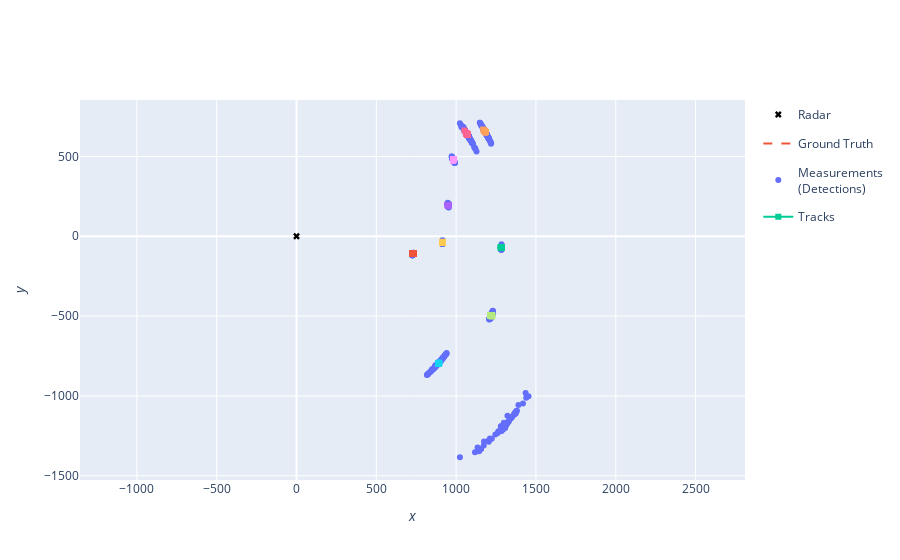

The code cell stored with this chart in its notebook:
### Markdown cell above
## Plot simulation results

### Code cell
from stonesoup.plotter import Plotterly

plotter = Plotterly()
plotter.plot_sensors(radar, "Radar")
plotter.plot_ground_truths(all_truths, [0, 2])
plotter.plot_measurements(all_measurements, [0, 2])
plotter.plot_tracks(all_tracks, [0,2])
plotter.fig

### Figure 1 — Plotly figure (JSON) as saved in the notebook; plotly's stock layout.template omitted (floating-point values rounded to 4 significant figures; data arrays with more than 128 entries replaced by an {"elided": "..."} marker saying what was removed)
{"data": [{"legendgroup": "Radar", "legendrank": 50, "marker": {"color": "black", "symbol": "x"}, "mode": "markers", "name": "Radar", "showlegend": true, "type": "scatter", "x": [0], "y": [0]}, {"legendgroup": "Ground Truth", "legendrank": 100, "line": {"dash": "dash"}, "mode": "lines", "name": "Ground Truth", "showlegend": true, "text": ["GroundTruthState<br>[[1225.4769266 ]\n [-115.38342054]\n [-498.74098766]\n [  22.5081855 ]\n [   0.        ]\n [   0.        ]]<br>2022-11-23 09:30:11.580582<br>index: 0", "GroundTruthState<br>[[1225.36158474]\n [-115.31918698]\n [-498.71853782]\n [  22.37340954]\n [   0.        ]\n [   0.        ]]<br>2022-11-23 09:30:11.581582<br>index: 0", "GroundTruthState<br>[[1225.24630783]\n [-115.29202713]\n [-498.69611521]\n [  22.4286115 ]\n [   0.        ]\n [   0.        ]]<br>2022-11-23 09:30:11.582582<br>index: 0", "GroundTruthState<br>[[1224.0923493 ]\n [-115.44783743]\n [-498.47107865]\n [  22.63276589]\n [   0.        ]\n [   0.        ]]<br>2022-11-23 09:30:11.592582<br>index: 0", "GroundTruthState<br>[[1222.94074516]\n [-114.83654448]\n [-498.24533672]\n [  22.48212185]\n [   0.        ]\n [   0.        ]]<br>2022-11-23 09:30:11.602582<br>index: 0", "GroundTruthState<br>[[1221.79421096]\n [-114.34661674]\n [-498.02418517]\n [  21.73446529]\n [   0.        ]\n [   0.        ]]<br>2022-11-23 09:30:11.612582<br>index: 0", "GroundTruthState<br>[[1220.64935622]\n [-114.50662598]\n [-497.80917732]\n [  21.08102923]\n [   0.        ]\n [   0.        ]]<br>2022-11-23 09:30:11.622582<br>index: 0", "GroundTruthState<br>[[1219.50531421]\n [-114.24786938]\n [-497.6001233 ]\n [  20.96236904]\n [   0.        ]\n [   0.        ]]<br>2022-11-23 09:30:11.632582<br>index: 0", "GroundTruthState<br>[[1218.3611941 ]\n [-114.60092952]\n [-497.38973717]\n [  21.37396833]\n [   0.        ]\n [   0.        ]]<br>2022-11-23 09:30:11.642582<br>index: 0", "GroundTruthState<br>[[1217.21174543]\n [-115.34196466]\n [-497.17957214]\n [  20.80186812]\n [   0.        ]\n [   0.        ]]<br>2022-11-23 09:30:11.652582<br>index: 0", "GroundTruthState<br>[[1216.0586823 ]\n [-115.44475793]\n [-496.97120916]\n [  20.66361262]\n [   0.        ]\n [   0.        ]]<br>2022-11-23 09:30:11.662582<br>index: 0"], "type": "scatter", "x": [1225.0, 1225.0, 1225.0, 1224.0, 1223.0, 1222.0, 1221.0, 1220.0, 1218.0, 1217.0, 1216.0], "y": [-498.7, -498.7, -498.7, -498.5, -498.2, -498.0, -497.8, -497.6, -497.4, -497.2, -497.0]}, {"legendgroup": "Ground Truth", "legendrank": 100, "line": {"dash": "dash"}, "mode": "lines", "name": "Ground Truth", "showlegend": false, "text": ["GroundTruthState<br>[[1180.19847757]\n [  56.42716127]\n [ 653.75181354]\n [ -27.6316479 ]\n [   0.        ]\n [   0.        ]]<br>2022-11-23 09:30:11.580582<br>index: 0", "GroundTruthState<br>[[1180.25491886]\n [  56.49729704]\n [ 653.72413504]\n [ -27.66905176]\n [   0.        ]\n [   0.        ]]<br>2022-11-23 09:30:11.581582<br>index: 0", "GroundTruthState<br>[[1180.31141145]\n [  56.54688743]\n [ 653.69652523]\n [ -27.58200316]\n [   0.        ]\n [   0.        ]]<br>2022-11-23 09:30:11.582582<br>index: 0", "GroundTruthState<br>[[1180.87542955]\n [  56.4249521 ]\n [ 653.4196949 ]\n [ -27.40457992]\n [   0.        ]\n [   0.        ]]<br>2022-11-23 09:30:11.592582<br>index: 0", "GroundTruthState<br>[[1181.43980307]\n [  56.42170098]\n [ 653.14569757]\n [ -27.37342994]\n [   0.        ]\n [   0.        ]]<br>2022-11-23 09:30:11.602582<br>index: 0", "GroundTruthState<br>[[1182.00385836]\n [  56.58160446]\n [ 652.87023959]\n [ -27.61382067]\n [   0.        ]\n [   0.        ]]<br>2022-11-23 09:30:11.612582<br>index: 0", "GroundTruthState<br>[[1182.56997166]\n [  56.43299096]\n [ 652.59397162]\n [ -27.40892918]\n [   0.        ]\n [   0.        ]]<br>2022-11-23 09:30:11.622582<br>index: 0", "GroundTruthState<br>[[1183.1363988 ]\n [  56.77765186]\n [ 652.31838264]\n [ -27.55236508]\n [   0.        ]\n [   0.        ]]<br>2022-11-23 09:30:11.632582<br>index: 0", "GroundTruthState<br>[[1183.70663926]\n [  57.11630157]\n [ 652.04281866]\n [ -27.48903267]\n [   0.        ]\n [   0.        ]]<br>2022-11-23 09:30:11.642582<br>index: 0", "GroundTruthState<br>[[1184.2803219 ]\n [  57.35457594]\n [ 651.76970622]\n [ -27.14427204]\n [   0.        ]\n [   0.        ]]<br>2022-11-23 09:30:11.652582<br>index: 0", "GroundTruthState<br>[[1184.85389284]\n [  57.51998276]\n [ 651.49873224]\n [ -27.07740126]\n [   0.        ]\n [   0.        ]]<br>2022-11-23 09:30:11.662582<br>index: 0"], "type": "scatter", "x": [1180.0, 1180.0, 1180.0, 1181.0, 1181.0, 1182.0, 1183.0, 1183.0, 1184.0, 1184.0, 1185.0], "y": [653.8, 653.7, 653.7, 653.4, 653.1, 652.9, 652.6, 652.3, 652.0, 651.8, 651.5]}, {"legendgroup": "Ground Truth", "legendrank": 100, "line": {"dash": "dash"}, "mode": "lines", "name": "Ground Truth", "showlegend": false, "text": ["GroundTruthState<br>[[1069.74188172]\n [  47.30314699]\n [ 633.87410545]\n [  17.39151123]\n [   0.        ]\n [   0.        ]]<br>2022-11-23 09:30:11.580582<br>index: 0", "GroundTruthState<br>[[1069.78922553]\n [  47.32459943]\n [ 633.89138057]\n [  17.16644961]\n [   0.        ]\n [   0.        ]]<br>2022-11-23 09:30:11.581582<br>index: 0", "GroundTruthState<br>[[1069.83657438]\n [  47.4137765 ]\n [ 633.9084744 ]\n [  17.12712676]\n [   0.        ]\n [   0.        ]]<br>2022-11-23 09:30:11.582582<br>index: 0", "GroundTruthState<br>[[1070.31230669]\n [  47.68931472]\n [ 634.08165526]\n [  17.28183988]\n [   0.        ]\n [   0.        ]]<br>2022-11-23 09:30:11.592582<br>index: 0", "GroundTruthState<br>[[1070.78958355]\n [  47.6021153 ]\n [ 634.25518662]\n [  17.39247639]\n [   0.        ]\n [   0.        ]]<br>2022-11-23 09:30:11.602582<br>index: 0", "GroundTruthState<br>[[1071.26372307]\n [  47.42156787]\n [ 634.42957025]\n [  17.50951672]\n [   0.        ]\n [   0.        ]]<br>2022-11-23 09:30:11.612582<br>index: 0", "GroundTruthState<br>[[1071.73867433]\n [  47.59952985]\n [ 634.60542922]\n [  17.94357786]\n [   0.        ]\n [   0.        ]]<br>2022-11-23 09:30:11.622582<br>index: 0", "GroundTruthState<br>[[1072.21436826]\n [  47.49321288]\n [ 634.79045948]\n [  18.65136692]\n [   0.        ]\n [   0.        ]]<br>2022-11-23 09:30:11.632582<br>index: 0", "GroundTruthState<br>[[1072.68980774]\n [  47.46916362]\n [ 634.97913129]\n [  18.78105832]\n [   0.        ]\n [   0.        ]]<br>2022-11-23 09:30:11.642582<br>index: 0", "GroundTruthState<br>[[1073.16481389]\n [  47.49105948]\n [ 635.16769993]\n [  18.93230209]\n [   0.        ]\n [   0.        ]]<br>2022-11-23 09:30:11.652582<br>index: 0", "GroundTruthState<br>[[1073.64070066]\n [  47.48019463]\n [ 635.35592698]\n [  18.91254841]\n [   0.        ]\n [   0.        ]]<br>2022-11-23 09:30:11.662582<br>index: 0"], "type": "scatter", "x": [1070.0, 1070.0, 1070.0, 1070.0, 1071.0, 1071.0, 1072.0, 1072.0, 1073.0, 1073.0, 1074.0], "y": [633.9, 633.9, 633.9, 634.1, 634.3, 634.4, 634.6, 634.8, 635.0, 635.2, 635.4]}, {"legendgroup": "Ground Truth", "legendrank": 100, "line": {"dash": "dash"}, "mode": "lines", "name": "Ground Truth", "showlegend": false, "text": ["GroundTruthState<br>[[1279.98715282]\n [  56.27767919]\n [ -70.26644464]\n [ -12.67914798]\n [   0.        ]\n [   0.        ]]<br>2022-11-23 09:30:11.580582<br>index: 0", "GroundTruthState<br>[[1280.04350383]\n [  56.47237406]\n [ -70.27918915]\n [ -12.8353021 ]\n [   0.        ]\n [   0.        ]]<br>2022-11-23 09:30:11.581582<br>index: 0", "GroundTruthState<br>[[1280.10000245]\n [  56.49972852]\n [ -70.29195918]\n [ -12.67727051]\n [   0.        ]\n [   0.        ]]<br>2022-11-23 09:30:11.582582<br>index: 0", "GroundTruthState<br>[[1280.66345507]\n [  55.92385871]\n [ -70.41862269]\n [ -12.51863262]\n [   0.        ]\n [   0.        ]]<br>2022-11-23 09:30:11.592582<br>index: 0", "GroundTruthState<br>[[1281.22374682]\n [  55.98106885]\n [ -70.54288402]\n [ -12.35602648]\n [   0.        ]\n [   0.        ]]<br>2022-11-23 09:30:11.602582<br>index: 0", "GroundTruthState<br>[[1281.78176062]\n [  55.88231119]\n [ -70.66626016]\n [ -12.44735516]\n [   0.        ]\n [   0.        ]]<br>2022-11-23 09:30:11.612582<br>index: 0", "GroundTruthState<br>[[1282.34157042]\n [  55.96192859]\n [ -70.79073734]\n [ -12.35997707]\n [   0.        ]\n [   0.        ]]<br>2022-11-23 09:30:11.622582<br>index: 0", "GroundTruthState<br>[[1282.89954187]\n [  55.84400526]\n [ -70.9144604 ]\n [ -12.18487054]\n [   0.        ]\n [   0.        ]]<br>2022-11-23 09:30:11.632582<br>index: 0", "GroundTruthState<br>[[1283.45791405]\n [  55.78900721]\n [ -71.03074178]\n [ -11.32431246]\n [   0.        ]\n [   0.        ]]<br>2022-11-23 09:30:11.642582<br>index: 0", "GroundTruthState<br>[[1284.01591463]\n [  55.65138199]\n [ -71.1437321 ]\n [ -11.16907217]\n [   0.        ]\n [   0.        ]]<br>2022-11-23 09:30:11.652582<br>index: 0", "GroundTruthState<br>[[1284.57131629]\n [  55.64468362]\n [ -71.25934566]\n [ -11.64739436]\n [   0.        ]\n [   0.        ]]<br>2022-11-23 09:30:11.662582<br>index: 0"], "type": "scatter", "x": [1280.0, 1280.0, 1280.0, 1281.0, 1281.0, 1282.0, 1282.0, 1283.0, 1283.0, 1284.0, 1285.0], "y": [-70.27, -70.28, -70.29, -70.42, -70.54, -70.67, -70.79, -70.91, -71.03, -71.14, -71.26]}, {"legendgroup": "Ground Truth", "legendrank": 100, "line": {"dash": "dash"}, "mode": "lines", "name": "Ground Truth", "showlegend": false, "text": ["GroundTruthState<br>[[916.45498542]\n [-38.71269034]\n [-37.12969054]\n [ -9.74292833]\n [  0.        ]\n [  0.        ]]<br>2022-11-23 09:30:11.580582<br>index: 0", "GroundTruthState<br>[[916.41625069]\n [-38.76543922]\n [-37.13945097]\n [ -9.72185106]\n [  0.        ]\n [  0.        ]]<br>2022-11-23 09:30:11.581582<br>index: 0", "GroundTruthState<br>[[916.37737832]\n [-38.94683841]\n [-37.14917482]\n [ -9.80609934]\n [  0.        ]\n [  0.        ]]<br>2022-11-23 09:30:11.582582<br>index: 0", "GroundTruthState<br>[[915.98771255]\n [-38.81644813]\n [-37.24330092]\n [ -9.33796527]\n [  0.        ]\n [  0.        ]]<br>2022-11-23 09:30:11.592582<br>index: 0", "GroundTruthState<br>[[915.59863078]\n [-39.34958945]\n [-37.3358031 ]\n [ -9.30606812]\n [  0.        ]\n [  0.        ]]<br>2022-11-23 09:30:11.602582<br>index: 0", "GroundTruthState<br>[[915.20430042]\n [-39.71104053]\n [-37.43153887]\n [-10.09329904]\n [  0.        ]\n [  0.        ]]<br>2022-11-23 09:30:11.612582<br>index: 0", "GroundTruthState<br>[[914.81223733]\n [-38.90712104]\n [-37.5336052 ]\n [-10.42171526]\n [  0.        ]\n [  0.        ]]<br>2022-11-23 09:30:11.622582<br>index: 0", "GroundTruthState<br>[[914.42405899]\n [-38.66066484]\n [-37.63738761]\n [-10.23066732]\n [  0.        ]\n [  0.        ]]<br>2022-11-23 09:30:11.632582<br>index: 0", "GroundTruthState<br>[[914.03833931]\n [-38.36605331]\n [-37.74139251]\n [-10.53481393]\n [  0.        ]\n [  0.        ]]<br>2022-11-23 09:30:11.642582<br>index: 0", "GroundTruthState<br>[[913.65388223]\n [-38.64216718]\n [-37.84914959]\n [-10.95227551]\n [  0.        ]\n [  0.        ]]<br>2022-11-23 09:30:11.652582<br>index: 0", "GroundTruthState<br>[[913.26700589]\n [-38.64866812]\n [-37.95725631]\n [-10.89084332]\n [  0.        ]\n [  0.        ]]<br>2022-11-23 09:30:11.662582<br>index: 0"], "type": "scatter", "x": [916.5, 916.4, 916.4, 916.0, 915.6, 915.2, 914.8, 914.4, 914.0, 913.7, 913.3], "y": [-37.13, -37.14, -37.15, -37.24, -37.34, -37.43, -37.53, -37.64, -37.74, -37.85, -37.96]}, {"legendgroup": "Ground Truth", "legendrank": 100, "line": {"dash": "dash"}, "mode": "lines", "name": "Ground Truth", "showlegend": false, "text": ["GroundTruthState<br>[[ 1303.71977253]\n [   25.12704879]\n [-1192.76455668]\n [   80.49265544]\n [    0.        ]\n [    0.        ]]<br>2022-11-23 09:30:11.580582<br>index: 0", "GroundTruthState<br>[[ 1303.74493192]\n [   25.2375707 ]\n [-1192.6840581 ]\n [   80.56701708]\n [    0.        ]\n [    0.        ]]<br>2022-11-23 09:30:11.581582<br>index: 0", "GroundTruthState<br>[[ 1303.77019909]\n [   25.30682578]\n [-1192.60347228]\n [   80.64332076]\n [    0.        ]\n [    0.        ]]<br>2022-11-23 09:30:11.582582<br>index: 0", "GroundTruthState<br>[[ 1304.02337003]\n [   25.35987046]\n [-1191.79714029]\n [   80.56505862]\n [    0.        ]\n [    0.        ]]<br>2022-11-23 09:30:11.592582<br>index: 0", "GroundTruthState<br>[[ 1304.27842303]\n [   25.83130166]\n [-1190.99149969]\n [   80.42535801]\n [    0.        ]\n [    0.        ]]<br>2022-11-23 09:30:11.602582<br>index: 0", "GroundTruthState<br>[[ 1304.53579004]\n [   25.75922526]\n [-1190.18857301]\n [   80.4662668 ]\n [    0.        ]\n [    0.        ]]<br>2022-11-23 09:30:11.612582<br>index: 0", "GroundTruthState<br>[[ 1304.79440679]\n [   25.97159837]\n [-1189.38618967]\n [   80.2080393 ]\n [    0.        ]\n [    0.        ]]<br>2022-11-23 09:30:11.622582<br>index: 0", "GroundTruthState<br>[[ 1305.05638394]\n [   26.28120536]\n [-1188.58530624]\n [   80.00325261]\n [    0.        ]\n [    0.        ]]<br>2022-11-23 09:30:11.632582<br>index: 0", "GroundTruthState<br>[[ 1305.31883831]\n [   26.39821617]\n [-1187.78438989]\n [   80.33895333]\n [    0.        ]\n [    0.        ]]<br>2022-11-23 09:30:11.642582<br>index: 0", "GroundTruthState<br>[[ 1305.58629839]\n [   26.82225024]\n [-1186.98282069]\n [   80.35134337]\n [    0.        ]\n [    0.        ]]<br>2022-11-23 09:30:11.652582<br>index: 0", "GroundTruthState<br>[[ 1305.85511643]\n [   27.06270721]\n [-1186.17958301]\n [   80.1012058 ]\n [    0.        ]\n [    0.        ]]<br>2022-11-23 09:30:11.662582<br>index: 0"], "type": "scatter", "x": [1304.0, 1304.0, 1304.0, 1304.0, 1304.0, 1305.0, 1305.0, 1305.0, 1305.0, 1306.0, 1306.0], "y": [-1193.0, -1193.0, -1193.0, -1192.0, -1191.0, -1190.0, -1189.0, -1189.0, -1188.0, -1187.0, -1186.0]}, {"legendgroup": "Ground Truth", "legendrank": 100, "line": {"dash": "dash"}, "mode": "lines", "name": "Ground Truth", "showlegend": false, "text": ["GroundTruthState<br>[[ 892.56961217]\n [ -34.97998942]\n [-794.91506905]\n [   5.81762775]\n [   0.        ]\n [   0.        ]]<br>2022-11-23 09:30:11.580582<br>index: 0", "GroundTruthState<br>[[ 892.53459187]\n [ -35.08430529]\n [-794.90929808]\n [   5.75532006]\n [   0.        ]\n [   0.        ]]<br>2022-11-23 09:30:11.581582<br>index: 0", "GroundTruthState<br>[[ 892.49957231]\n [ -34.96872703]\n [-794.90351941]\n [   5.86267977]\n [   0.        ]\n [   0.        ]]<br>2022-11-23 09:30:11.582582<br>index: 0", "GroundTruthState<br>[[ 892.14883672]\n [ -35.00785782]\n [-794.84650071]\n [   5.57477359]\n [   0.        ]\n [   0.        ]]<br>2022-11-23 09:30:11.592582<br>index: 0", "GroundTruthState<br>[[ 891.79900105]\n [ -34.80324518]\n [-794.7922694 ]\n [   5.39463606]\n [   0.        ]\n [   0.        ]]<br>2022-11-23 09:30:11.602582<br>index: 0", "GroundTruthState<br>[[ 891.44829917]\n [ -35.56325514]\n [-794.73928944]\n [   5.41371086]\n [   0.        ]\n [   0.        ]]<br>2022-11-23 09:30:11.612582<br>index: 0", "GroundTruthState<br>[[ 891.09395986]\n [ -35.32998621]\n [-794.68498215]\n [   5.3435457 ]\n [   0.        ]\n [   0.        ]]<br>2022-11-23 09:30:11.622582<br>index: 0", "GroundTruthState<br>[[ 890.74256496]\n [ -34.81589636]\n [-794.63001653]\n [   5.41966857]\n [   0.        ]\n [   0.        ]]<br>2022-11-23 09:30:11.632582<br>index: 0", "GroundTruthState<br>[[ 890.39495839]\n [ -34.6796882 ]\n [-794.57516244]\n [   5.50013574]\n [   0.        ]\n [   0.        ]]<br>2022-11-23 09:30:11.642582<br>index: 0", "GroundTruthState<br>[[ 890.04734933]\n [ -34.46894626]\n [-794.5195644 ]\n [   5.48196396]\n [   0.        ]\n [   0.        ]]<br>2022-11-23 09:30:11.652582<br>index: 0", "GroundTruthState<br>[[ 889.70069276]\n [ -34.83359867]\n [-794.46788936]\n [   4.95095181]\n [   0.        ]\n [   0.        ]]<br>2022-11-23 09:30:11.662582<br>index: 0"], "type": "scatter", "x": [892.6, 892.5, 892.5, 892.1, 891.8, 891.4, 891.1, 890.7, 890.4, 890.0, 889.7], "y": [-794.9, -794.9, -794.9, -794.8, -794.8, -794.7, -794.7, -794.6, -794.6, -794.5, -794.5]}, {"legendgroup": "Ground Truth", "legendrank": 100, "line": {"dash": "dash"}, "mode": "lines", "name": "Ground Truth", "showlegend": false, "text": ["GroundTruthState<br>[[979.72826978]\n [ 37.95298563]\n [478.67881655]\n [ 20.51667001]\n [  0.        ]\n [  0.        ]]<br>2022-11-23 09:30:11.580582<br>index: 0", "GroundTruthState<br>[[979.76610057]\n [ 37.71665663]\n [478.69933607]\n [ 20.5299827 ]\n [  0.        ]\n [  0.        ]]<br>2022-11-23 09:30:11.581582<br>index: 0", "GroundTruthState<br>[[979.80382713]\n [ 37.72642129]\n [478.71994506]\n [ 20.61255189]\n [  0.        ]\n [  0.        ]]<br>2022-11-23 09:30:11.582582<br>index: 0", "GroundTruthState<br>[[980.1799841 ]\n [ 37.47167241]\n [478.92790956]\n [ 20.73305743]\n [  0.        ]\n [  0.        ]]<br>2022-11-23 09:30:11.592582<br>index: 0", "GroundTruthState<br>[[980.55199546]\n [ 37.00875651]\n [479.13591914]\n [ 20.87241308]\n [  0.        ]\n [  0.        ]]<br>2022-11-23 09:30:11.602582<br>index: 0", "GroundTruthState<br>[[980.92176921]\n [ 36.63866243]\n [479.34230927]\n [ 20.6209937 ]\n [  0.        ]\n [  0.        ]]<br>2022-11-23 09:30:11.612582<br>index: 0", "GroundTruthState<br>[[981.287785  ]\n [ 36.62623927]\n [479.54956203]\n [ 20.54273161]\n [  0.        ]\n [  0.        ]]<br>2022-11-23 09:30:11.622582<br>index: 0", "GroundTruthState<br>[[981.65773797]\n [ 37.24648192]\n [479.75806091]\n [ 20.91595204]\n [  0.        ]\n [  0.        ]]<br>2022-11-23 09:30:11.632582<br>index: 0", "GroundTruthState<br>[[982.03173046]\n [ 37.46995906]\n [479.96609958]\n [ 20.77303349]\n [  0.        ]\n [  0.        ]]<br>2022-11-23 09:30:11.642582<br>index: 0", "GroundTruthState<br>[[982.40389913]\n [ 37.20173504]\n [480.17444714]\n [ 20.86851018]\n [  0.        ]\n [  0.        ]]<br>2022-11-23 09:30:11.652582<br>index: 0", "GroundTruthState<br>[[982.77562439]\n [ 37.33466222]\n [480.38484134]\n [ 21.0111926 ]\n [  0.        ]\n [  0.        ]]<br>2022-11-23 09:30:11.662582<br>index: 0"], "type": "scatter", "x": [979.7, 979.8, 979.8, 980.2, 980.6, 980.9, 981.3, 981.7, 982.0, 982.4, 982.8], "y": [478.7, 478.7, 478.7, 478.9, 479.1, 479.3, 479.5, 479.8, 480.0, 480.2, 480.4]}, {"legendgroup": "Ground Truth", "legendrank": 100, "line": {"dash": "dash"}, "mode": "lines", "name": "Ground Truth", "showlegend": false, "text": ["GroundTruthState<br>[[ 9.47946888e+02]\n [ 2.58680953e+01]\n [ 1.96116440e+02]\n [-5.94462383e-01]\n [ 0.00000000e+00]\n [ 0.00000000e+00]]<br>2022-11-23 09:30:11.580582<br>index: 0", "GroundTruthState<br>[[ 9.47972782e+02]\n [ 2.59850794e+01]\n [ 1.96115783e+02]\n [-7.57687580e-01]\n [ 0.00000000e+00]\n [ 0.00000000e+00]]<br>2022-11-23 09:30:11.581582<br>index: 0", "GroundTruthState<br>[[ 9.47998834e+02]\n [ 2.60657035e+01]\n [ 1.96114985e+02]\n [-8.50395967e-01]\n [ 0.00000000e+00]\n [ 0.00000000e+00]]<br>2022-11-23 09:30:11.582582<br>index: 0", "GroundTruthState<br>[[ 9.48259520e+02]\n [ 2.58352297e+01]\n [ 1.96106390e+02]\n [-7.39849829e-01]\n [ 0.00000000e+00]\n [ 0.00000000e+00]]<br>2022-11-23 09:30:11.592582<br>index: 0", "GroundTruthState<br>[[948.51863021]\n [ 26.09959508]\n [196.09839307]\n [ -1.29140323]\n [  0.        ]\n [  0.        ]]<br>2022-11-23 09:30:11.602582<br>index: 0", "GroundTruthState<br>[[948.781198  ]\n [ 26.17338607]\n [196.08393492]\n [ -1.61128472]\n [  0.        ]\n [  0.        ]]<br>2022-11-23 09:30:11.612582<br>index: 0", "GroundTruthState<br>[[949.04325668]\n [ 26.02746225]\n [196.06551522]\n [ -1.92607023]\n [  0.        ]\n [  0.        ]]<br>2022-11-23 09:30:11.622582<br>index: 0", "GroundTruthState<br>[[949.30232303]\n [ 25.94127096]\n [196.046526  ]\n [ -1.97234589]\n [  0.        ]\n [  0.        ]]<br>2022-11-23 09:30:11.632582<br>index: 0", "GroundTruthState<br>[[949.56471528]\n [ 26.24350645]\n [196.02723562]\n [ -1.85861115]\n [  0.        ]\n [  0.        ]]<br>2022-11-23 09:30:11.642582<br>index: 0", "GroundTruthState<br>[[949.82317304]\n [ 25.80066561]\n [196.00664877]\n [ -2.11432516]\n [  0.        ]\n [  0.        ]]<br>2022-11-23 09:30:11.652582<br>index: 0", "GroundTruthState<br>[[950.07917776]\n [ 25.6177703 ]\n [195.98535905]\n [ -2.01285123]\n [  0.        ]\n [  0.        ]]<br>2022-11-23 09:30:11.662582<br>index: 0"], "type": "scatter", "x": [947.9, 948.0, 948.0, 948.3, 948.5, 948.8, 949.0, 949.3, 949.6, 949.8, 950.1], "y": [196.1, 196.1, 196.1, 196.1, 196.1, 196.1, 196.1, 196.0, 196.0, 196.0, 196.0]}, {"legendgroup": "Ground Truth", "legendrank": 100, "line": {"dash": "dash"}, "mode": "lines", "name": "Ground Truth", "showlegend": false, "text": ["GroundTruthState<br>[[ 732.54031548]\n [ -72.12558455]\n [-108.65724817]\n [ -54.54557523]\n [   0.        ]\n [   0.        ]]<br>2022-11-23 09:30:11.580582<br>index: 0", "GroundTruthState<br>[[ 732.46830477]\n [ -71.91419776]\n [-108.71181289]\n [ -54.56039399]\n [   0.        ]\n [   0.        ]]<br>2022-11-23 09:30:11.581582<br>index: 0", "GroundTruthState<br>[[ 732.39649455]\n [ -71.75157777]\n [-108.76634538]\n [ -54.57250909]\n [   0.        ]\n [   0.        ]]<br>2022-11-23 09:30:11.582582<br>index: 0", "GroundTruthState<br>[[ 731.67800228]\n [ -71.95485981]\n [-109.31472704]\n [ -55.07801351]\n [   0.        ]\n [   0.        ]]<br>2022-11-23 09:30:11.592582<br>index: 0", "GroundTruthState<br>[[ 730.95931717]\n [ -71.76886546]\n [-109.86374706]\n [ -54.89285133]\n [   0.        ]\n [   0.        ]]<br>2022-11-23 09:30:11.602582<br>index: 0", "GroundTruthState<br>[[ 730.24053165]\n [ -71.83832982]\n [-110.41162079]\n [ -54.77163631]\n [   0.        ]\n [   0.        ]]<br>2022-11-23 09:30:11.612582<br>index: 0", "GroundTruthState<br>[[ 729.51773283]\n [ -72.59883048]\n [-110.95807406]\n [ -54.61952304]\n [   0.        ]\n [   0.        ]]<br>2022-11-23 09:30:11.622582<br>index: 0", "GroundTruthState<br>[[ 728.7926338 ]\n [ -72.6114271 ]\n [-111.50183933]\n [ -54.2776948 ]\n [   0.        ]\n [   0.        ]]<br>2022-11-23 09:30:11.632582<br>index: 0", "GroundTruthState<br>[[ 728.06907516]\n [ -72.43397388]\n [-112.04635045]\n [ -54.32502738]\n [   0.        ]\n [   0.        ]]<br>2022-11-23 09:30:11.642582<br>index: 0", "GroundTruthState<br>[[ 727.34356956]\n [ -72.79559342]\n [-112.58796206]\n [ -53.97506769]\n [   0.        ]\n [   0.        ]]<br>2022-11-23 09:30:11.652582<br>index: 0", "GroundTruthState<br>[[ 726.61521348]\n [ -72.82425832]\n [-113.13181138]\n [ -54.69414348]\n [   0.        ]\n [   0.        ]]<br>2022-11-23 09:30:11.662582<br>index: 0"], "type": "scatter", "x": [732.5, 732.5, 732.4, 731.7, 731.0, 730.2, 729.5, 728.8, 728.1, 727.3, 726.6], "y": [-108.7, -108.7, -108.8, -109.3, -109.9, -110.4, -111.0, -111.5, -112.0, -112.6, -113.1]}, {"legendgroup": "Measurements<br>(Detections)", "legendrank": 200, "marker": {"color": "#636EFA"}, "mode": "markers", "name": "Measurements<br>(Detections)", "showlegend": true, "text": {"elided": "2408 str values"}, "type": "scatter", "x": {"elided": "2408 float values"}, "y": {"elided": "2408 float values"}}, {"legendgroup": "Tracks", "legendrank": 300, "marker": {"symbol": {"elided": "367 str values"}}, "mode": "markers+lines", "name": "Tracks", "showlegend": true, "text": {"elided": "367 str values"}, "type": "scatter", "x": {"elided": "367 float values"}, "y": {"elided": "367 float values"}}, {"legendgroup": "Tracks", "legendrank": 300, "marker": {"symbol": {"elided": "358 str values"}}, "mode": "markers+lines", "name": "33cb29ae-4540-4db9-bcce-14c9a0e42f63", "showlegend": false, "text": {"elided": "358 str values"}, "type": "scatter", "x": {"elided": "358 float values"}, "y": {"elided": "358 float values"}}, {"legendgroup": "Tracks", "legendrank": 300, "marker": {"symbol": {"elided": "300 str values"}}, "mode": "markers+lines", "name": "f7a5561c-0030-4de4-ab4d-d502d10ae73b", "showlegend": false, "text": {"elided": "300 str values"}, "type": "scatter", "x": {"elided": "300 float values"}, "y": {"elided": "300 float values"}}, {"legendgroup": "Tracks", "legendrank": 300, "marker": {"symbol": {"elided": "307 str values"}}, "mode": "markers+lines", "name": "92e0523b-ced7-4e1a-8a3b-6012ad235aa4", "showlegend": false, "text": {"elided": "307 str values"}, "type": "scatter", "x": {"elided": "307 float values"}, "y": {"elided": "307 float values"}}, {"legendgroup": "Tracks", "legendrank": 300, "marker": {"symbol": {"elided": "300 str values"}}, "mode": "markers+lines", "name": "e77e10c8-8074-47dd-a418-c14a01361364", "showlegend": false, "text": {"elided": "300 str values"}, "type": "scatter", "x": {"elided": "300 float values"}, "y": {"elided": "300 float values"}}, {"legendgroup": "Tracks", "legendrank": 300, "marker": {"symbol": {"elided": "358 str values"}}, "mode": "markers+lines", "name": "b3cf70bb-b9a9-4c61-896e-9f0b3b98ea42", "showlegend": false, "text": {"elided": "358 str values"}, "type": "scatter", "x": {"elided": "358 float values"}, "y": {"elided": "358 float values"}}, {"legendgroup": "Tracks", "legendrank": 300, "marker": {"symbol": {"elided": "300 str values"}}, "mode": "markers+lines", "name": "f6dc1864-c9af-49c4-985a-4ecb73b18ce5", "showlegend": false, "text": {"elided": "300 str values"}, "type": "scatter", "x": {"elided": "300 float values"}, "y": {"elided": "300 float values"}}, {"legendgroup": "Tracks", "legendrank": 300, "marker": {"symbol": {"elided": "367 str values"}}, "mode": "markers+lines", "name": "7e50dff4-4027-4407-97f5-a35a70b09b09", "showlegend": false, "text": {"elided": "367 str values"}, "type": "scatter", "x": {"elided": "367 float values"}, "y": {"elided": "367 float values"}}, {"legendgroup": "Tracks", "legendrank": 300, "marker": {"symbol": {"elided": "269 str values"}}, "mode": "markers+lines", "name": "fb2d9e1b-82a2-45d4-9997-2a3aa57516ef", "showlegend": false, "text": {"elided": "269 str values"}, "type": "scatter", "x": {"elided": "269 float values"}, "y": {"elided": "269 float values"}}, {"legendgroup": "Tracks", "legendrank": 300, "marker": {"symbol": {"elided": "367 str values"}}, "mode": "markers+lines", "name": "b1fcfb68-03e1-4b56-8cf5-b60185153a7e", "showlegend": false, "text": {"elided": "367 str values"}, "type": "scatter", "x": {"elided": "367 float values"}, "y": {"elided": "367 float values"}}], "layout": {"colorway": ["#636EFA", "#EF553B", "#00CC96", "#AB63FA", "#FFA15A", "#19D3F3", "#FF6692", "#B6E880", "#FF97FF", "#FECB52"], "xaxis": {"title": {"text": "<i>x</i>"}}, "yaxis": {"scaleanchor": "x", "scaleratio": 1, "title": {"text": "<i>y</i>"}}}}
